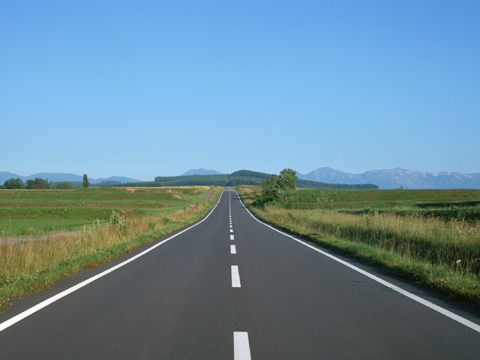
//> input picture 13_HouphLine/test.png, 480 x 360 px
$ ./line_detector   (built with g++ and OpenCV 4)
//> lines starting //> are read from the running program, lines starting //| are printed output that depends on the picture; after the words box and inside, x2 and y2 are one past the last pixel; in counts of white or black regions, pixels touching at a corner belong together
#include <stdio.h>

//opencv header
#include "opencv2/opencv.hpp"

int main(void)
{
	cv::Mat detected_edges ;

	//read image
	cv::Mat image = cv::imread("test.png") ;
//> image is the input picture: 360 rows x 480 cols, CV_8UC3; mean B, G, R 156, 139.4, 106.2

	// Convert it to gray
	cv::Mat src_gray ;
	cv::cvtColor( image, src_gray, cv::COLOR_BGR2GRAY  );
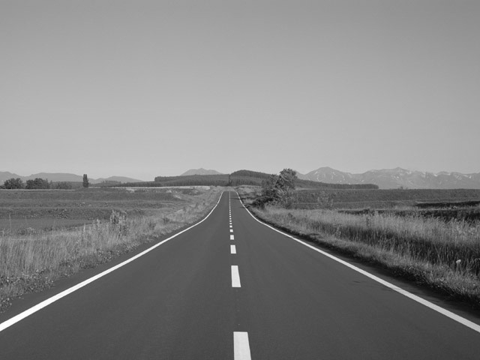
//> src_gray: 360 rows x 480 cols, CV_8UC1; min 9, max 255, mean 131.4

	/// Reduce noise with a kernel 3x3
	cv::GaussianBlur( src_gray, detected_edges, cv::Size(3,3), 0, 0, cv::BORDER_DEFAULT );

	/// Canny detector
	cv::Canny( detected_edges, detected_edges, 50, 200, 3 );
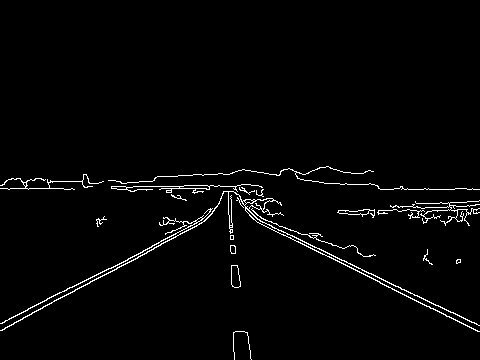
//> detected_edges: 360 rows x 480 cols, CV_8UC1; 2.2% white in thin lines or dots, all inside (x1, y1, x2, y2) = (0, 166, 480, 360)

	std::vector<cv::Vec2f> lines;
	cv::HoughLines(detected_edges, lines, 1, CV_PI/180, 50, 0, 0 );
//> lines = 146 lines (rho, theta), first 12: [291, 1.08], [288, 1.1], [289, 1.06], [87, 2.02], [289, 1.12], [79, 2.04], [83, 2.02], [188, 1.57], [91, 2.01], [71, 2.06], [176, 1.64], [288, 1.05]

	cv::Mat line_mat ;
	image.copyTo(line_mat) ;
	for( int i = 0; i < lines.size(); i++ )
	{
		float rho = lines[i][0], theta = lines[i][1];
		cv::Point pt1, pt2;
		double a = cos(theta), b = sin(theta);
		double x0 = a*rho, y0 = b*rho;
		pt1.x = cvRound(x0 + 1000*(-b));
		pt1.y = cvRound(y0 + 1000*(a));
		pt2.x = cvRound(x0 - 1000*(-b));
		pt2.y = cvRound(y0 - 1000*(a));

		cv::line( line_mat, pt1, pt2, cv::Scalar(0,0,255), 1);
	}
//> this loop made 146 passes
//> (rho, theta, a, b, x0, y0) on passes 1 to 12: (291, 1.08, 0.469, 0.883, 136.6, 256.9), (288, 1.1, 0.454, 0.891, 130.7, 256.6), (289, 1.06, 0.485, 0.875, 140.1, 252.8), (87, 2.02, -0.438, 0.899, -38.14, 78.2), (289, 1.12, 0.438, 0.899, 126.7, 259.8), (79, 2.04, -0.454, 0.891, -35.87, 70.39), (83, 2.02, -0.438, 0.899, -36.38, 74.6), (188, 1.57, -4.37e-08, 1, -8.22e-06, 188), (91, 2.01, -0.423, 0.906, -38.46, 82.47), (71, 2.06, -0.469, 0.883, -33.33, 62.69), (176, 1.64, -0.0698, 0.998, -12.28, 175.6), (288, 1.05, 0.5, 0.866, 144, 249.4)
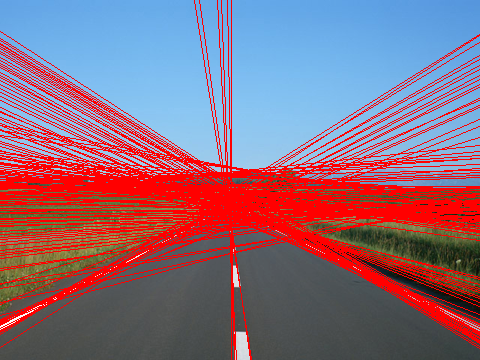
//> line_mat: 360 rows x 480 cols, CV_8UC3; mean B, G, R 123.9, 106.6, 140.8

	cv::imshow("edge", detected_edges) ;
	cv::imshow("input", image) ;
	cv::imshow( "line", line_mat );

	cv::waitKey(0);

    return 0;
}
